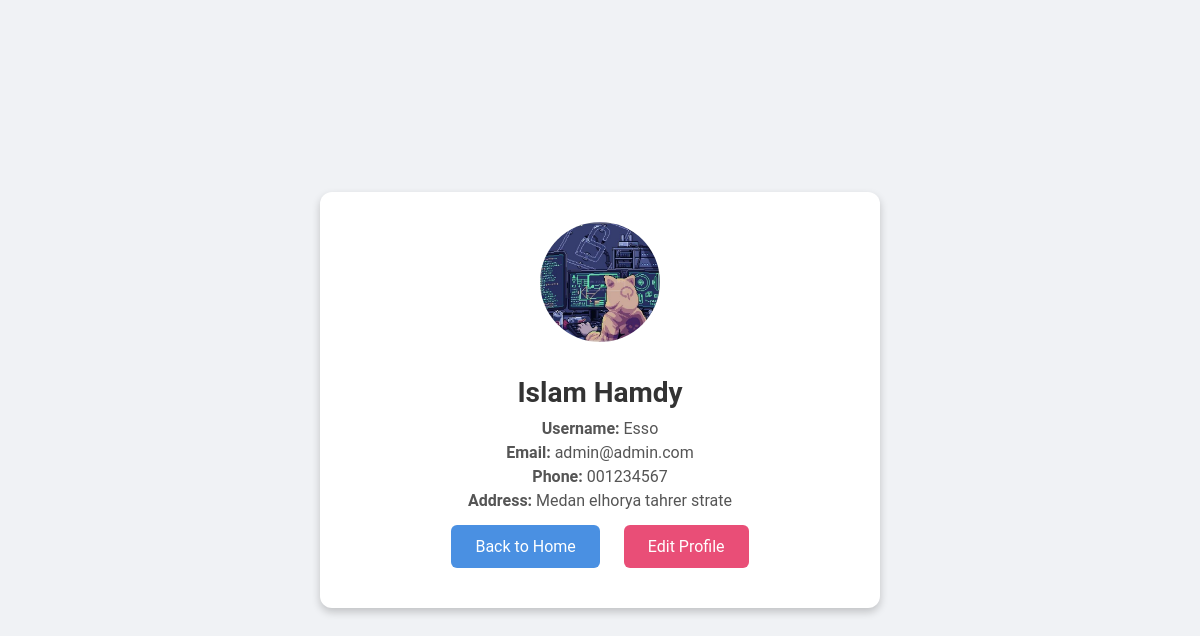
Screenshot of /user/profile/ (signed in) with the database file from the repository.
### userauths/models.py (models this page shows, shortened)
class User(AbstractUser):
    first_name = models.CharField(max_length=255, null=True, blank=True)
    last_name = models.CharField(max_length=255, null=True, blank=True)
    username = models.CharField(max_length=255, unique=True, null=True, blank=True)
    email = models.EmailField(unique=True)
    USERNAME_FIELD = "email"
    REQUIRED_FIELDS = ['username']

class Profile(models.Model):
    user = models.OneToOneField(User, on_delete=models.CASCADE)
    cover_images = models.ImageField(upload_to='Images_Profile', null=True, blank=True, default='default.png')
    phone = models.CharField(max_length=200, null=True ,blank=True)
    address = models.CharField(max_length=200 ,null=True ,blank=True)
    verified = models.BooleanField(default=False)

### userauths/views.py (the view)
# urls.py: path('profile/', views.ProfileView.as_view(), name='profile'),
class ProfileView(DetailView):
    model = Profile
    template_name = 'userauths/profile.html'
    context_object_name = 'profile'
    def get_object(self, queryset=None):
        return get_object_or_404(Profile, user=self.request.user)

### userauths/templates/userauths/profile.html (shortened to what this page needs)
<!DOCTYPE html>
<html lang="en">
<head>
</head>
<body>
    <div class="container">
        {% if user.profile.cover_images.url %}
            <img src="{{ user.profile.cover_images.url }}" class="profile-img" alt="Cover Image">
        {% endif %}
        <h2>{{ user.first_name }} {{ user.last_name }}</h2>
        <p><strong>Username:</strong> {{ user.username }}</p>
        <p><strong>Email:</strong> {{ user.email }}</p>
        <p><strong>Phone:</strong> {{ profile.phone }}</p>
        <p><strong>Address:</strong> {{ profile.address }}</p>
        <a href="{% url 'book:book' %}" class="btn btn-secondary">Back to Home</a>
        <a href="{% url 'userauths:profile-edit' %}" class="btn btn-danger">Edit Profile</a>
    </div>
</body>
</html>

### userauths/templates/userauths/profile.html (style rules this page uses)
body { font-family: 'Roboto', sans-serif; background-color: #f0f2f5; margin: 0; padding: 0; display: flex; justify-content: center; align-items: center; height: 100vh; animation: fadeIn 1s ease-in; }
.container { background: #ffffff; border-radius: 12px; box-shadow: 0 4px 8px rgba(0,0,0,0.2); padding: 30px; max-width: 500px; width: 100%; text-align: center; animation: slideUp 1s ease-out; }
.profile-img { border-radius: 50%; width: 120px; height: 120px; object-fit: cover; margin-bottom: 20px; animation: zoomIn 1s ease-out; }
h2 { color: #333; font-size: 28px; margin: 10px 0; animation: fadeInUp 1s ease-out; }
p { color: #555; font-size: 16px; margin: 5px 0; animation: fadeInUp 1s ease-out; }
.btn { display: inline-block; padding: 12px 24px; color: #fff; text-decoration: none; border-radius: 6px; font-size: 16px; margin: 10px; transition: background-color 0.3s, transform 0.3s; }
.btn-secondary { background-color: #4a90e2; }
.btn-danger { background-color: #e94e77; }

### rows the page displays
User: profile.cover_images (picture), first_name "Islam", last_name "Hamdy", username "Esso", email "admin@admin.com"
Profile: phone "001234567", address "Medan elhorya tahrer strate"
